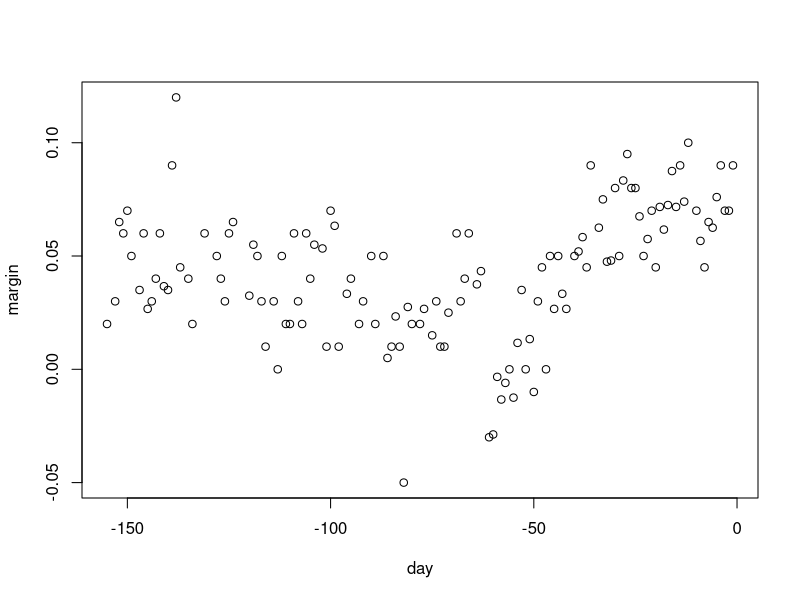
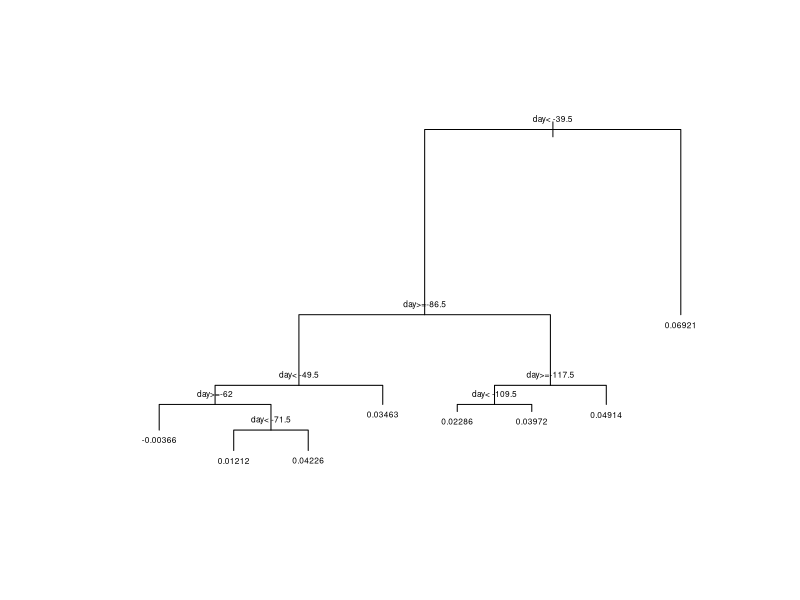
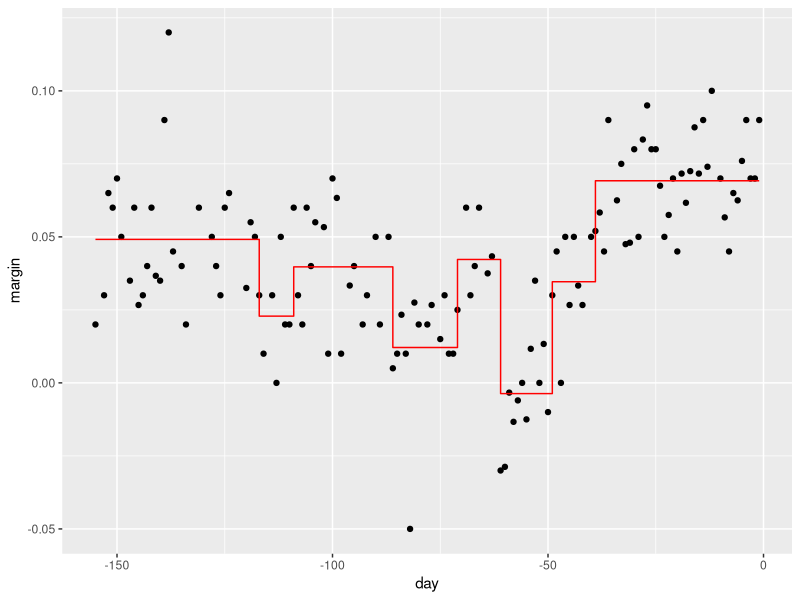
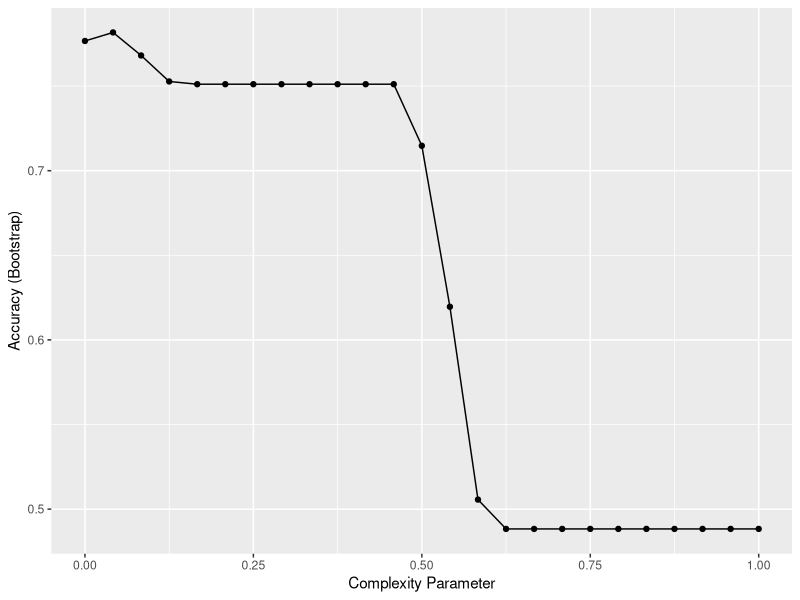
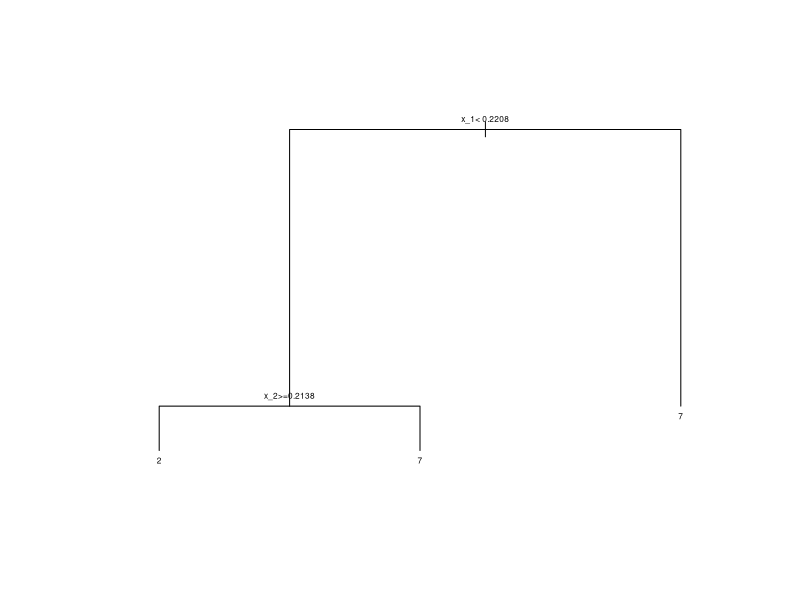

Write the R code that produced these figures, in order. (Note: this script raises an error after producing the figures.)
install.packages("tidyverse")
install.packages("rpart")
install.packages("dslabs")

library(tidyverse)
library(rpart)
library(dslabs)

polls_2008

plot(polls_2008)
###################################### DECISION TREE #############################

# Previous we ran linear and not linear regression models
#   We used caret and the models that it holds
#    no we use a new package called RPART for 
# RECURSIVE PARTIIONING AND REGRESSION TREES
#    In the  decision tree  a random subset 
#    of features are used  calculate a single tree

tree_fit<-rpart(margin~., data = polls_2008)
plot(tree_fit, margin =.1)
text(tree_fit,cex=.5)


# like any model we can use it
# to make predictions
# plot the data
# plot the predicted data in red
polls_2008 %>% 
  mutate(y_hat=predict(tree_fit)) %>% ##test independent data doesnt need to be supplied????
  ggplot()+
  geom_point(aes(day,margin))+
  geom_step(aes(day,y_hat),col = "red")


# This package can also be reached thru Caret
# as we seen before the parameters can be altered
# by supplying tunegrid with a dataframe
# the bootstrap can be altered with the trcontrol argument
install.packages("caret")
library(caret)

tree_fit2<-train(y ~ .,
           method = "rpart",
           tuneGrid = data.frame(cp= seq(0,1,len = 25)),
           data = mnist_27$train)


ggplot(tree_fit2)

# outside of caret rpart objects
# are visualize on there own
# inside caret theres a column called
# $finalmodel that is reference

plot(tree_fit2$finalModel, margin = .1)
text(tree_fit2$finalModel, cex = .5)

# of course predictions can be run 
# and compared to test data for acuraacy
# as with all caret models predict() knows what is dependent
# and what is independent
confusionMatrix(predict(tree_fit2,mnist_27$test), mnist_27$test$y)$overall["Accuracy"]



###########################################  RANDOM FOREST############################
# In the Random Forest the average of the
# above trees are combined into a single model
# you can control the tree size with the 
# nodesize and maxnodes arguements


forest_fit<-train( y  ~ .,
                   method = "Rborist",
                   tuneGrid = data.frame(predFixed = 2, minNode = c(3,50)),
                   data = mnist_27$train)

y_hat<-predict(forest_fit,mnist_27$test)
confusionMatrix(y_hat, mnist_27$test$y)$overall["Accuracy"]


###### Q1
# Create a data set where predictor
# increases .75 on average for every increase
# in a predictor

n<- 1000
sigma <-.25
set.seed(1)
x<-rnorm(n,0,1)
y<- .75 * x + rnorm(n,0,sigma) # gotta add some noise
dat<-data.frame(x=x,y=y)
dat


###### Q2
tree_fit<- rpart(y ~ ., data = dat)

plot(tree_fit)

###### Q3
dat %>% 
  mutate(y_hat= predict(tree_fit,dat)) %>% 
  ggplot()+
  geom_point(aes(x,y))+
  geom_step(aes(x,y_hat))

###### Q4
install.packages("randomForest")
library(randomForest)
forest_fit<- randomForest(y ~ ., data =dat)

dat %>% 
  mutate(y_hat= predict(forest_fit,dat)) %>% 
  ggplot()+
  geom_point(aes(x,y), alpha = .1)+
  geom_step(aes(x,y_hat))

###### Q5
plot(forest_fit)

###### Q6
